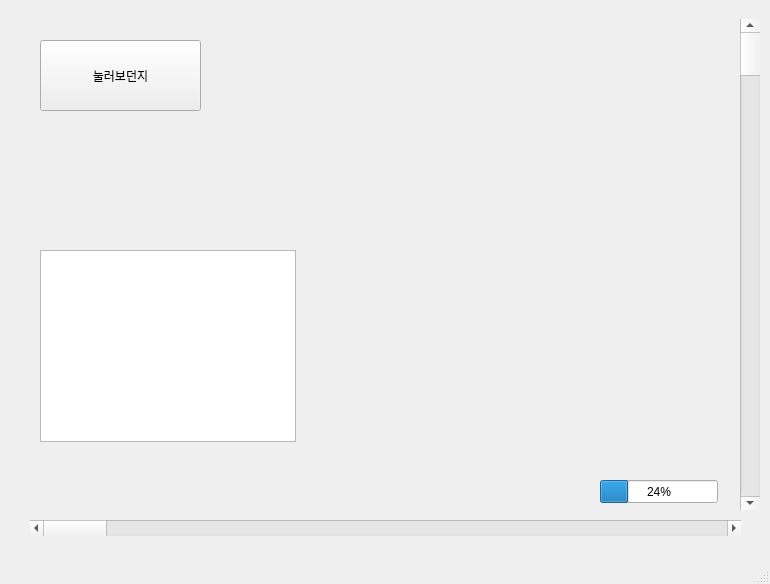
<?xml version="1.0" encoding="UTF-8"?>
<ui version="4.0">
 <class>MainWindow</class>
 <widget class="QMainWindow" name="MainWindow">
  <property name="geometry">
   <rect>
    <x>0</x>
    <y>0</y>
    <width>770</width>
    <height>584</height>
   </rect>
  </property>
  <property name="windowTitle">
   <string>MainWindow</string>
  </property>
  <widget class="QWidget" name="centralwidget">
   <widget class="QPushButton" name="btn1">
    <property name="geometry">
     <rect>
      <x>40</x>
      <y>40</y>
      <width>161</width>
      <height>71</height>
     </rect>
    </property>
    <property name="text">
     <string>눌러보던지</string>
    </property>
   </widget>
   <widget class="QScrollBar" name="horizontalScrollBar">
    <property name="geometry">
     <rect>
      <x>30</x>
      <y>520</y>
      <width>711</width>
      <height>16</height>
     </rect>
    </property>
    <property name="orientation">
     <enum>Qt::Horizontal</enum>
    </property>
   </widget>
   <widget class="QScrollBar" name="verticalScrollBar">
    <property name="geometry">
     <rect>
      <x>740</x>
      <y>19</y>
      <width>20</width>
      <height>491</height>
     </rect>
    </property>
    <property name="orientation">
     <enum>Qt::Vertical</enum>
    </property>
   </widget>
   <widget class="QProgressBar" name="progressBar">
    <property name="geometry">
     <rect>
      <x>600</x>
      <y>480</y>
      <width>118</width>
      <height>23</height>
     </rect>
    </property>
    <property name="value">
     <number>24</number>
    </property>
   </widget>
   <widget class="QTextBrowser" name="textBrowser">
    <property name="geometry">
     <rect>
      <x>40</x>
      <y>250</y>
      <width>256</width>
      <height>192</height>
     </rect>
    </property>
   </widget>
  </widget>
  <widget class="QMenuBar" name="menubar">
   <property name="geometry">
    <rect>
     <x>0</x>
     <y>0</y>
     <width>770</width>
     <height>26</height>
    </rect>
   </property>
  </widget>
  <widget class="QStatusBar" name="statusbar"/>
 </widget>
 <resources/>
 <connections/>
</ui>
